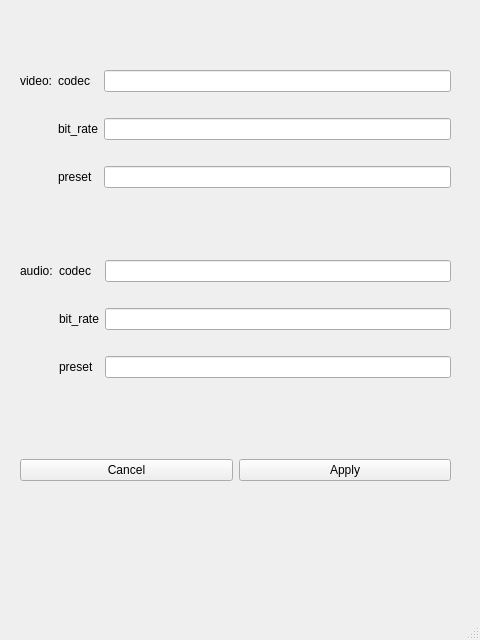
<?xml version="1.0" encoding="UTF-8"?>
<ui version="4.0">
 <class>EncodeSetting</class>
 <widget class="QMainWindow" name="EncodeSetting">
  <property name="geometry">
   <rect>
    <x>0</x>
    <y>0</y>
    <width>480</width>
    <height>640</height>
   </rect>
  </property>
  <property name="windowTitle">
   <string>MainWindow</string>
  </property>
  <widget class="QWidget" name="centralwidget">
   <widget class="QWidget" name="gridLayoutWidget">
    <property name="geometry">
     <rect>
      <x>20</x>
      <y>50</y>
      <width>431</width>
      <height>161</height>
     </rect>
    </property>
    <layout class="QGridLayout" name="gridLayout">
     <item row="0" column="2">
      <widget class="QLineEdit" name="lineEdit_"/>
     </item>
     <item row="1" column="2">
      <widget class="QLineEdit" name="lineEdit_2"/>
     </item>
     <item row="0" column="0">
      <widget class="QLabel" name="label_video">
       <property name="text">
        <string>video:</string>
       </property>
      </widget>
     </item>
     <item row="2" column="2">
      <widget class="QLineEdit" name="lineEdit_3"/>
     </item>
     <item row="0" column="1">
      <widget class="QLabel" name="label_codec">
       <property name="text">
        <string>codec</string>
       </property>
      </widget>
     </item>
     <item row="1" column="1">
      <widget class="QLabel" name="label_bitRate">
       <property name="text">
        <string>bit_rate</string>
       </property>
      </widget>
     </item>
     <item row="2" column="1">
      <widget class="QLabel" name="label_preset">
       <property name="text">
        <string>preset</string>
       </property>
      </widget>
     </item>
    </layout>
   </widget>
   <widget class="QWidget" name="gridLayoutWidget_2">
    <property name="geometry">
     <rect>
      <x>20</x>
      <y>240</y>
      <width>431</width>
      <height>161</height>
     </rect>
    </property>
    <layout class="QGridLayout" name="gridLayout_3">
     <item row="0" column="2">
      <widget class="QLineEdit" name="lineEdit_7"/>
     </item>
     <item row="1" column="2">
      <widget class="QLineEdit" name="lineEdit_8"/>
     </item>
     <item row="0" column="0">
      <widget class="QLabel" name="label_9">
       <property name="text">
        <string>audio:</string>
       </property>
      </widget>
     </item>
     <item row="2" column="2">
      <widget class="QLineEdit" name="lineEdit_9"/>
     </item>
     <item row="0" column="1">
      <widget class="QLabel" name="label_10">
       <property name="text">
        <string>codec</string>
       </property>
      </widget>
     </item>
     <item row="1" column="1">
      <widget class="QLabel" name="label_11">
       <property name="text">
        <string>bit_rate</string>
       </property>
      </widget>
     </item>
     <item row="2" column="1">
      <widget class="QLabel" name="label_12">
       <property name="text">
        <string>preset</string>
       </property>
      </widget>
     </item>
    </layout>
   </widget>
   <widget class="QWidget" name="horizontalLayoutWidget">
    <property name="geometry">
     <rect>
      <x>20</x>
      <y>430</y>
      <width>431</width>
      <height>80</height>
     </rect>
    </property>
    <layout class="QHBoxLayout" name="horizontalLayout">
     <item>
      <widget class="QPushButton" name="pushButton_cancel">
       <property name="text">
        <string>Cancel</string>
       </property>
      </widget>
     </item>
     <item>
      <widget class="QPushButton" name="pushButton_apply">
       <property name="text">
        <string>Apply</string>
       </property>
      </widget>
     </item>
    </layout>
   </widget>
  </widget>
  <widget class="QMenuBar" name="menubar">
   <property name="geometry">
    <rect>
     <x>0</x>
     <y>0</y>
     <width>480</width>
     <height>24</height>
    </rect>
   </property>
  </widget>
  <widget class="QStatusBar" name="statusbar"/>
 </widget>
 <resources/>
 <connections/>
</ui>
